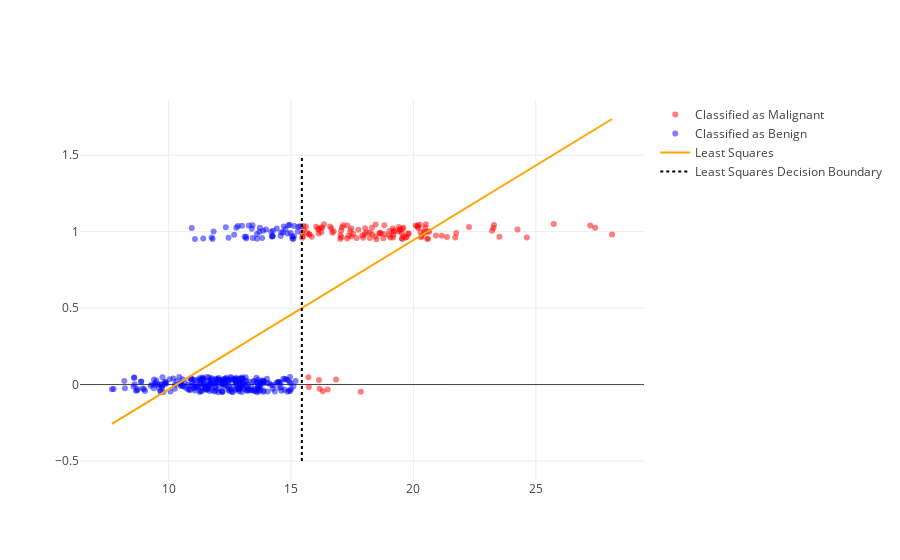

The code cell stored with this chart in its notebook:
### Markdown cell above
---
<br/><br/><br/><br/><br/>

# Simple Decision Rule

Suppose we instituted the following simple decision rule:

$$\Large
\text{If } f_\theta(x) > 0.5  \text{ predict 1 (malignant) else predict 0 (benign).}
$$

This simple **decision rule** is deciding that a tumor is malignant if our model predicts a values above 0.5 (closer to 1 than zero).

In the following we plot the implication of these decisions on our training data.

### Code cell
jitter_y = Y + 0.1*np.random.rand(len(Y)) - 0.05
ind_mal = least_squares_model.predict(X) > 0.5

mal_points = go.Scatter(name="Classified as Malignant", 
                    x=np.squeeze(X[ind_mal]), y = jitter_y[ind_mal], 
                    mode="markers", marker=dict(opacity=0.5, color="red"))
ben_points = go.Scatter(name="Classified as Benign", 
                    x=np.squeeze(X[~ind_mal]), y = jitter_y[~ind_mal], 
                    mode="markers", marker=dict(opacity=0.5, color="blue"))
dec_boundary = (0.5 - least_squares_model.intercept_)/least_squares_model.coef_[0]
dec_line = go.Scatter(name="Least Squares Decision Boundary", 
                      x = [dec_boundary,dec_boundary], y=[-0.5,1.5], mode="lines",
                     line=dict(color="black", dash="dot"))
py.iplot([mal_points, ben_points, model_line,dec_line])

### Figure 1 — Plotly figure (JSON) as saved in the notebook; plotly's stock layout.template omitted (floating-point values rounded to 4 significant figures; data arrays with more than 128 entries replaced by an {"elided": "..."} marker saying what was removed)
{"data": [{"marker": {"color": "red", "opacity": 0.5}, "mode": "markers", "name": "Classified as Malignant", "type": "scatter", "x": [17.75, 20.58, 22.27, 19.4, 17.35, 16.11, 18.49, 15.46, 19.21, 18.81, 17.14, 19.07, 19.16, 19.8, 16.65, 16.13, 21.75, 27.22, 21.16, 20.16, 18.65, 15.61, 17.06, 16.84, 20.48, 17.47, 20.09, 17.95, 16.69, 16.35, 16.5, 17.3, 20.59, 16.27, 17.29, 18.03, 19.18, 25.73, 24.63, 17.46, 19.44, 20.47, 20.18, 24.25, 23.29, 20.34, 16.17, 20.44, 18.82, 21.71, 15.75, 18.22, 19.53, 19.79, 19.59, 20.64, 17.08, 20.51, 23.27, 18.22, 18.08, 15.66, 18.01, 19, 17.91, 15.71, 16.24, 18.46, 18.31, 19.17, 16.74, 20.26, 15.75, 16.25, 15.46, 15.49, 19.4, 19.45, 20.29, 19.55, 17.42, 16.14, 17.02, 15.5, 18.45, 18.61, 17.05, 20.31, 19.59, 18.31, 19.53, 17.68, 18.77, 23.21, 17.01, 28.11, 27.42, 16.6, 17.54, 19.19, 15.53, 19.55, 20.57, 16.13, 16.3, 20.2, 23.51, 15.85, 20.92, 15.73, 19.73, 17.85, 19.68, 21.37, 19.02, 16.03, 18.66], "y": [1.012, 1.001, 1.031, 1.001, 0.9726, 1.013, 0.9503, 0.9603, 1.002, 1.041, 1.042, 0.9612, 1.021, 0.9839, 1.021, 0.9877, 0.9904, 1.04, 0.9737, 1.034, 0.9883, 1.033, 0.9635, 0.03285, 1.027, 0.9677, 1.04, 0.9606, 0.9925, 1.048, -0.03163, 1.04, 0.9553, 1.026, 0.9557, 1.023, 1.005, 1.049, 0.9619, 1.02, 1.011, 1.0, 1.04, 1.014, 1.044, 0.9708, -0.02702, 0.991, 0.9825, 0.9614, 0.9835, 0.9583, 0.9536, 0.9895, 0.9705, 1.0, 1.029, 1.049, 1.023, 0.9952, 0.9949, 0.992, 0.9828, 0.9751, 0.9746, 0.04779, 0.9962, 1.046, 0.9834, 0.9615, 1.003, 1.045, 0.981, 1.028, 0.9875, 0.9686, 1.031, 1.016, 0.9977, 1.019, 1.003, 0.02894, 0.9778, 1.037, 0.9687, 0.9904, 1.008, 0.9641, 1.026, 1.025, 0.9896, 0.9591, 0.9564, 1.005, 0.9525, 0.9807, 1.026, 1.034, 0.9846, 0.979, 1.013, 0.9545, 0.9523, 1.021, -0.04336, 1.024, 0.9674, 0.9667, 0.9753, -0.01661, 0.9649, -0.04665, 0.9622, 0.9643, 1.004, 1.033, 0.9917]}, {"marker": {"color": "blue", "opacity": 0.5}, "mode": "markers", "name": "Classified as Benign", "type": "scatter", "x": {"elided": "309 float values"}, "y": {"elided": "309 float values"}}, {"line": {"color": "orange"}, "mode": "lines", "name": "Least Squares", "type": "scatter", "x": [7.691, 9.96, 12.23, 14.5, 16.77, 19.03, 21.3, 23.57, 25.84, 28.11], "y": [-0.2571, -0.0356, 0.1859, 0.4075, 0.629, 0.8505, 1.072, 1.294, 1.515, 1.737]}, {"line": {"color": "black", "dash": "dot"}, "mode": "lines", "name": "Least Squares Decision Boundary", "type": "scatter", "x": [15.44, 15.44], "y": [-0.5, 1.5]}], "layout": {}}
